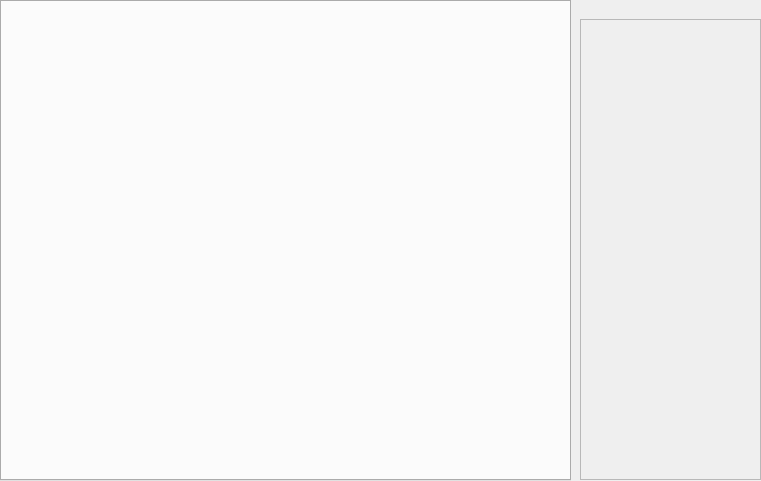
<?xml version="1.0" encoding="UTF-8"?>
<ui version="4.0">
 <class>DatabaseWidget</class>
 <widget class="QWidget" name="DatabaseWidget">
  <property name="geometry">
   <rect>
    <x>0</x>
    <y>0</y>
    <width>761</width>
    <height>481</height>
   </rect>
  </property>
  <property name="windowTitle">
   <string>Form</string>
  </property>
  <widget class="QTabWidget" name="tabWidget">
   <property name="geometry">
    <rect>
     <x>0</x>
     <y>0</y>
     <width>571</width>
     <height>481</height>
    </rect>
   </property>
  </widget>
  <widget class="QStackedWidget" name="stackedWidget">
   <property name="geometry">
    <rect>
     <x>580</x>
     <y>19</y>
     <width>181</width>
     <height>461</height>
    </rect>
   </property>
   <property name="frameShape">
    <enum>QFrame::StyledPanel</enum>
   </property>
  </widget>
 </widget>
 <resources/>
 <connections/>
</ui>
